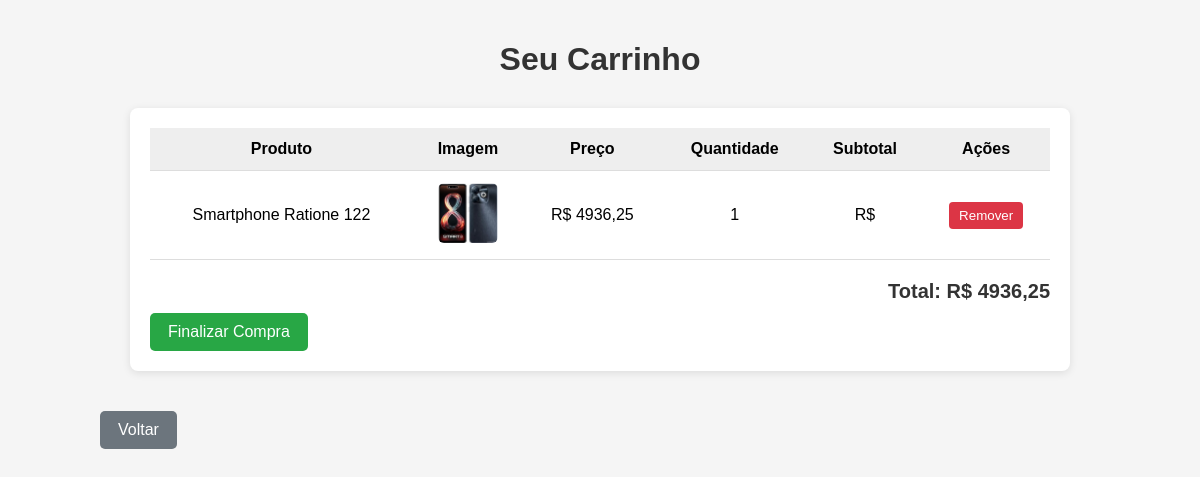
The app's page /home/carrinho/ (signed in) with its own data.
### home/models.py (models this page shows)
class ItemCarrinho(models.Model):
    user = models.ForeignKey(User, on_delete=models.CASCADE)
    produto = models.ForeignKey(Produto, on_delete=models.CASCADE)
    quantidade = models.PositiveIntegerField(default=1)

### blog/models.py (models this page shows, shortened)
class Produto(models.Model):
    vendedor = models.ForeignKey(User, on_delete=models.CASCADE, related_name="produtos", null=True, blank=True)  # novo campo
    nome = models.CharField(max_length=100)
    preco = models.DecimalField(max_digits=10, decimal_places=2)
    preco_comprado = models.DecimalField(max_digits=10, decimal_places=2, default=0.00)
    imagem = models.ImageField(upload_to="images/", blank=True, null=True)
    descricao = models.TextField(max_length=500, blank=True, null=True)
    estoque = models.IntegerField(default=0)
    data = models.DateTimeField(auto_now_add=True)
    em_oferta = models.BooleanField(default=False)
    categoria = models.CharField(max_length=100, default='Sem categoria')
    class Meta:
        verbose_name_plural = "produtos"

### home/views.py (the view)
# urls.py: path('carrinho/', views.carrinho, name='carrinho'),
@login_required
def carrinho(request):
    itens = ItemCarrinho.objects.filter(user=request.user)
    total = sum(item.produto.preco * item.quantidade for item in itens)
    return render(request, 'home/carrinho.html', {'itens': itens, 'total': total})

### home/context_processors.py (called while the page is built)
def global_context(request):
    notificacoes = []
    if request.user.is_authenticated:
        notificacoes = NotificacaoUsuario.objects.filter(user=request.user).order_by('-data_criacao')[:5]
    return {
        'notificacoes': notificacoes,
    }

### home/templates/home/carrinho.html (shortened to what this page needs)
<!DOCTYPE html>
<html lang="pt-br">
<head>
</head>
<body style="display: flex; justify-content: center;">
    <div style="width: 1000px;">
        <h1>Seu Carrinho</h1>
        <div class="container">
            {% if itens %}
                <table>
                    <thead>
                        <tr>
                            <th>Produto</th>
                            <th>Imagem</th>
                            <th>Preço</th>
                            <th>Quantidade</th>
                            <th>Subtotal</th>
                            <th>Ações</th>
                        </tr>
                    </thead>
                    <tbody>
                        {% for item in itens %}
                        <tr>
                            <td>{{ item.produto.nome }}</td>
                            <td><img class="produto-img" src="{{ item.produto.imagem.url }}" alt="{{ item.produto.nome }}"></td>
                            <td>R$ {{ item.produto.preco }}</td>
                            <td>{{ item.quantidade }}</td>
                            <td>R$ {{ item.produto.preco|floatformat:2|add:"0"|floatformat:2|add:""|add:item.quantidade|floatformat:"2" }}</td>
                            <td>
                                <form method="post" action="{% url 'remover_item_carrinho' item.id %}" style="display:inline;">
                                    <button type="submit" class="remover-btn">Remover</button>
                                </form>
                            </td>
                        </tr>
                        {% endfor %}
                    </tbody>
                </table>
                <div class="total">
                    <strong>Total: R$ {{ total|floatformat:2 }}</strong>
                </div>
                <a href="{% url 'pagamento' %}" class="btn">Finalizar Compra</a>
            {% else %}
                <p>Seu carrinho está vazio.</p>
            {% endif %}
        </div>
        <a href="{% url 'home' %}" class="btn_voltar">Voltar</a>
    </div>
</body>
</html>

### home/templates/home/carrinho.html (style rules this page uses)
body { font-family: Arial, sans-serif; background: #f5f5f5; margin: 0; padding: 20px; }
h1 { text-align: center; color: #333; }
.container { max-width: 900px; margin: 30px auto; background: white; padding: 20px; border-radius: 8px; box-shadow: 0 2px 8px rgba(0,0,0,0.1); }
table { width: 100%; border-collapse: collapse; margin-bottom: 20px; }
th, td { padding: 12px; border-bottom: 1px solid #ddd; text-align: center; vertical-align: middle; }
th { background-color: #eee; font-weight: bold; }
.produto-img { width: 60px; height: 60px; object-fit: cover; border-radius: 6px; }
.total { text-align: right; font-size: 20px; margin-top: 20px; color: #333; }
.btn { display: inline-block; margin-top: 10px; padding: 10px 18px; background: #28a745; color: white; text-decoration: none; border-radius: 5px; }
.btn_voltar { display: inline-block; margin-top: 10px; padding: 10px 18px; background: #6c757d; color: white; text-decoration: none; border-radius: 5px; }
.remover-btn { background: #dc3545; color: white; border: none; padding: 6px 10px; border-radius: 4px; cursor: pointer; }

### records on screen
ItemCarrinho: produto.nome "Smartphone Ratione 122", produto.imagem (picture), produto.preco "4936,25", quantidade "1"

### other values on screen
{{ total|floatformat:2 }} "4936,25"
